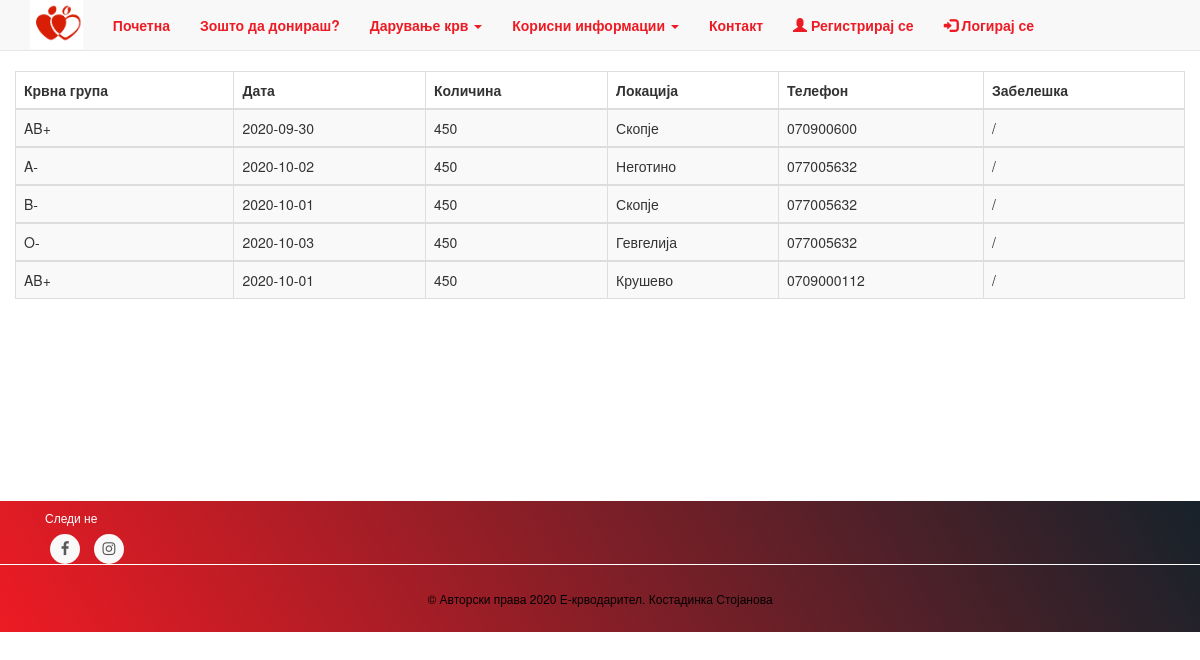
Screenshot of /potrebi.php with the database file from the repository.
### tables this page shows
CREATE TABLE `baranja` (
  `id_baranje` int(11) NOT NULL,
  `krvna_grupa` varchar(20) NOT NULL,
  `data` date NOT NULL,
  `kolicina` int(20) NOT NULL,
  `lokacija` text NOT NULL,
  `telefon` varchar(15) NOT NULL,
  `zabeleska` text NOT NULL
);

### potrebi.php (the view, shortened to what this page needs)
<!DOCTYPE html>
<html lang="en">
<head>
  <link rel="stylesheet" href="css/bootstrap.min.css">
  <link rel="stylesheet" href="css/styles.css">
  <link rel="stylesheet" href="https://cdnjs.cloudflare.com/ajax/libs/font-awesome/4.7.0/css/font-awesome.min.css">
  </head>
  <body>
<div class="container-fluid main-content">
   <?php
$con = mysqli_connect('localhost','root','','blood');
$result = mysqli_query($con,"SELECT * FROM baranja");
echo "<table class='table table-striped table-bordered table-hover'>
<thead>
<tr>
<th>Крвна група</th>
<th>Дата</th>
<th>Количина</th>
<th>Локација</th>
<th>Телефон</th>
<th>Забелешка</th>
</tr>
</thead>";
while($row = mysqli_fetch_array($result))
{
echo "<tbody data-link='row' class='rowlink'>";
echo "<tr>";
echo "<td>" . $row['krvna_grupa'] . "</td>";
echo "<td>" . $row['data'] . "</td>";
echo "<td>" . $row['kolicina'] . "</td>";
echo "<td>" . $row['lokacija'] . "</td>";
echo "<td>" . $row['telefon'] . "</td>";
echo "<td>" . $row['zabeleska'] . "</td>";
echo "</tr>";
echo "</tbody>";
}
echo "</table>";
?>
</div>
  </body>
</body>
</html>

### css/styles.css (style rules this page uses)
.navbar-default { margin-bottom: 10; }
.navbar-brand { padding: 10; }
.navbar-brand>img { height: auto; width: auto; max-height: 52px; max-width: 250px; margin-top: -1em; padding-top: 0em; }
.navbar-default .navbar-nav>li>a { color:#ed1b24; font-weight: bold; transition:all ease-in-out 0.3s; }
footer { background:#ed1b24 ; background: -webkit-linear-gradient(59deg, #ed1b24, #16222A); background: linear-gradient(59deg,#ed1b24, #16222A); color: white; margin-top: 150px; }
footer a { color: #fff; font-size: 14px; transition-duration: 0.2s; }
.copy { font-size: 12px; padding: 10px; border-top: 1px solid #FFFFFF; }
.footer-middle { padding-top: 0em; color: white; }
ul.social-network { list-style: none; display: inline; margin-left: 0 !important; padding: 0; }
ul.social-network li { display: inline; margin: 0 5px; }
.social-circle li a { display: inline-block; position: relative; margin: 0 auto 0 auto; -moz-border-radius: 50%; -webkit-border-radius: 50%; border-radius: 50%; text-align: center; width: 30px; height: 30px; font-size: 15px; }
.social-circle li i { margin: 0; line-height: 30px; text-align: center; }
.social-circle i { color: #595959; -webkit-transition: all 0.8s; -moz-transition: all 0.8s; -o-transition: all 0.8s; -ms-transition: all 0.8s; transition: all 0.8s; }
.social-network a { background-color: #F9F9F9; }
p { margin: 5px; padding: 10px; color: black; }
.main-content { min-height: 280px; }

### rows the page displays
baranja: krvna_grupa "AB+", data "2020-09-30", kolicina "450", lokacija "Скопје", telefon "070900600", zabeleska "/"
baranja: krvna_grupa "A-", data "2020-10-02", kolicina "450", lokacija "Неготино", telefon "077005632", zabeleska "/"
baranja: krvna_grupa "B-", data "2020-10-01", kolicina "450", lokacija "Скопје", telefon "077005632", zabeleska "/"
baranja: krvna_grupa "O-", data "2020-10-03", kolicina "450", lokacija "Гевгелија", telefon "077005632", zabeleska "/"
baranja: krvna_grupa "AB+", data "2020-10-01", kolicina "450", lokacija "Крушево", telefon "0709000112", zabeleska "/"
